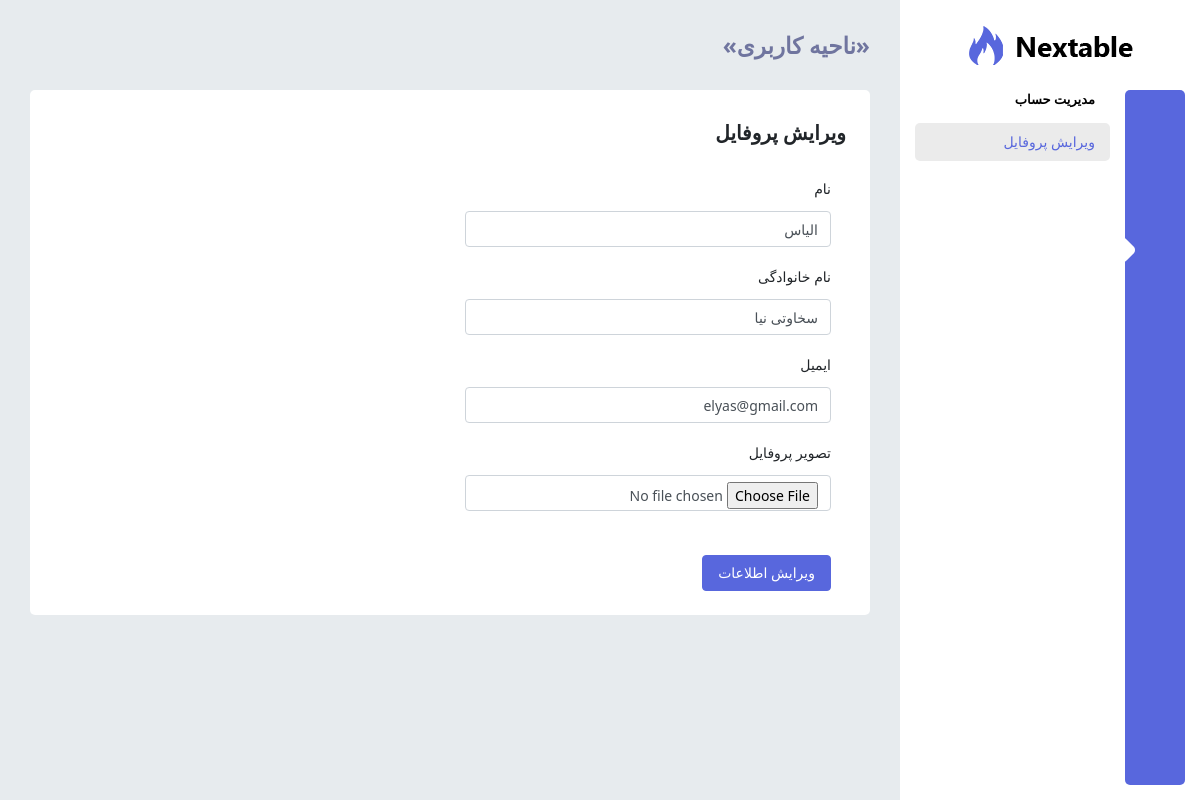
Screenshot of /panel/profile/ (signed in) with the database file from the repository.
### accounts/models.py (models this page shows, shortened)
class User(AbstractBaseUser, PermissionsMixin):
    first_name = models.CharField(max_length=50, null=True, blank=True)
    last_name = models.CharField(max_length=50, null=True, blank=True)
    email = models.EmailField(max_length=100, unique=True, null=True, blank=True)
    phone_number = models.CharField(max_length=11, unique=True)
    image = models.ImageField(upload_to='user/images/', null=True, blank=True)
    is_active = models.BooleanField(default=True)
    is_admin = models.BooleanField(default=False)
    created = models.DateTimeField(auto_now_add=True)
    updated = models.DateTimeField(auto_now=True)
    class Meta:
        ordering = ('id',)
    objects = UserManager()
    USERNAME_FIELD = 'phone_number'
    REQUIRED_FIELDS = ['email', 'first_name', 'last_name']

### panel/views.py (the view)
# urls.py: path('profile/', views.ProfileView.as_view(), name='profile'),
class ProfileView(SuccessMessageMixin, UpdateView):
    fields = ('first_name', 'last_name', 'email', 'image')
    template_name = 'panel/users/profile.html'
    success_url = reverse_lazy('panel:profile')
    success_message = 'اطلاعات پروفایل با موفقیت ویرایش شد.'
    def get_object(self):
        return self.request.user

### orders/context_processors.py (called while the page is built)
def cart(request):
    cart = Cart(request)
    return {
        'cart': cart
    }

### templatetags/panel_base_tags.py (called while the page is built)
@register.inclusion_tag('panel/partials/nav_item.html')
def nav_item(request, url_name, text):
    return {
        'request': request,
        'url_name': url_name,
        'go_to': f'panel:{url_name}',
        'text': text,
    }

@register.inclusion_tag('panel/partials/nav_menu.html')
def nav_menu(request, url_names, href, text, icon):
    return {
        'request': request,
        'url_names': url_names.split(','),
        'href': href,
        'text': text,
        'icon': icon,
    }

@register.inclusion_tag('panel/partials/nav_active.html')
def nav_active(request, url_names):
    return {
        'request': request,
        'url_names': url_names.split(','),
    }

### templates/panel/users/profile.html (shortened to what this page needs)
{% extends 'panel/base.html' %}
{% load widget_tweaks %}
{% block panel_title %} ویرایش پروفایل {% endblock %}
{% block panel_content %}
<div class="col-6">
    <form action="" method="post">
        <div class="form-group">
            <label>نام</label>
            {% render_field form.first_name class="form-control" placeholder="نام" %}
        </div>
        <div class="form-group">
            <label>نام خانوادگی</label>
            {% render_field form.last_name class="form-control" placeholder="نام خانوادگی" %}
        </div>
        <div class="form-group">
            <label>ایمیل</label>
            {% render_field form.email class="form-control" placeholder="ایمیل" %}
        </div>
        <div class="form-group">
            <label>تصویر پروفایل</label>
            {% render_field form.image class="form-control" placeholder="تصویر پروفایل" %}
        </div>
        <br>
        <input type="submit" value="ویرایش اطلاعات" class="btn btn-primary">
    </form>
</div>
{% endblock %}

### rows the page displays
User: first_name "الیاس", last_name "سخاوتی نیا", email "elyas@gmail.com"

### other values shown
{{ text }} "ویرایش پروفایل"
